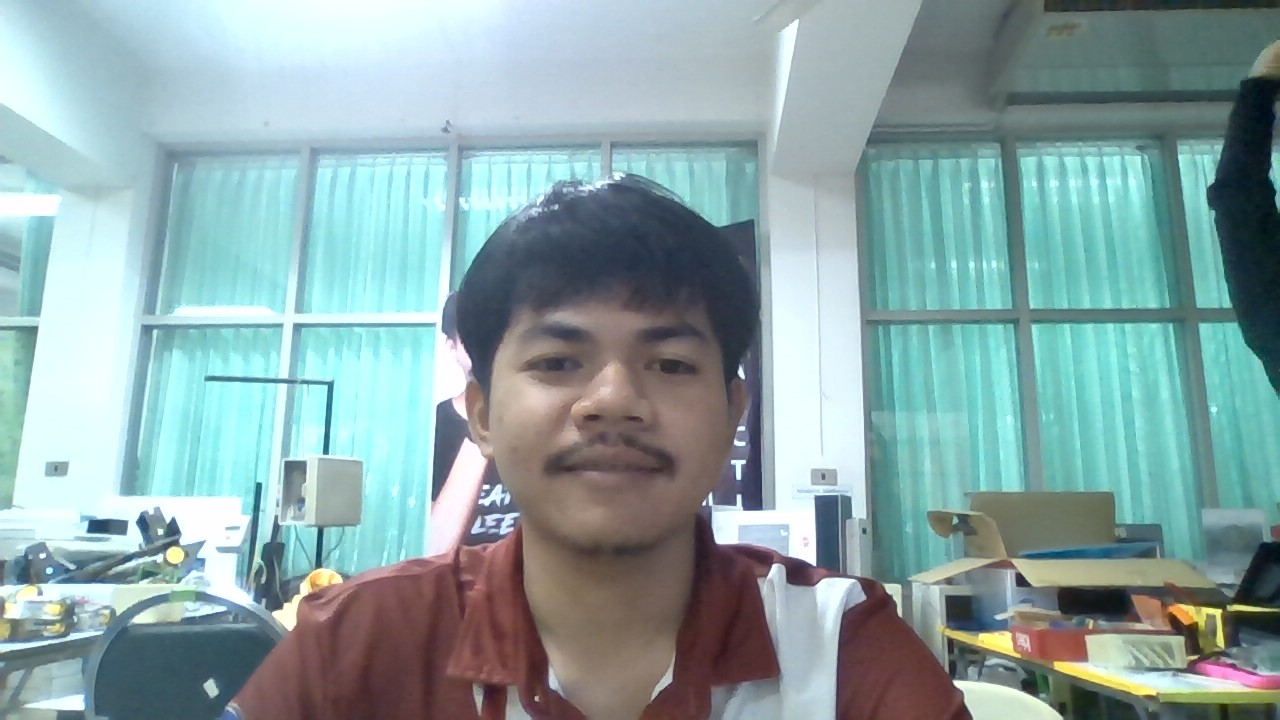
#> input picture Project_Ai/test/WIN_25690813_14_07_39_Pro.jpg, 1280 x 720 px
$ jupyter execute --allow-errors Test_Ai.ipynb
#> lines starting #> are read from the running program, lines starting #| are printed output that depends on the picture
# 🧪 Face Recognition Testing (YOLOv8 + LBPH)
ทดสอบระบบจดจำใบหน้า:
1. โหลดโมเดล LBPH + Config อัตโนมัติจาก `model_config.json`
2. ทดสอบภาพเดี่ยวจาก `test/`
3. ทดสอบ Batch ทั้งโฟลเดอร์ `test/`
4. ทดสอบ Live Webcam (Colab + Local)

[cell 1]
# 1. เชื่อมต่อ Google Drive
import os

try:
    from google.colab import drive
    drive.mount('/content/drive')
    print("✅ เชื่อมต่อ Google Drive สำเร็จ")
    IS_COLAB = True
except ImportError:
    print("ℹ️ รันใน Local Environment")
    IS_COLAB = False

[cell 2]
# 2. ติดตั้งและนำเข้าไลบรารี
import subprocess
import sys

def install_if_missing(package, import_name=None):
    try:
        __import__(import_name or package)
    except ImportError:
        print(f"กำลังติดตั้ง {package}...")
        subprocess.check_call([sys.executable, "-m", "pip", "install", package, "-q"])

install_if_missing("opencv-contrib-python", "cv2")
install_if_missing("ultralytics")

import os
import json
import cv2
import cv2.face
import numpy as np
import matplotlib.pyplot as plt
from ultralytics import YOLO

print(f"✅ OpenCV Version: {cv2.__version__}")

[cell 3]
# 3. ฟังก์ชัน Preprocessing + Confidence
CLAHE = cv2.createCLAHE(clipLimit=2.0, tileGridSize=(8, 8))

# [13 lines left out: functions preprocess_face, calculate_confidence_pct, not called in this run]

print("✅ ฟังก์ชัน Preprocessing พร้อมใช้งาน")

[cell 4]
# 4. โหลดโมเดล LBPH + Config + YOLOv8

# --- ค้นหา Config ---
possible_config_paths = [
    'model_config.json', './model_config.json', '../model_config.json',
    '/content/drive/MyDrive/Project_Ai/model_config.json',
    '/content/drive/My Drive/Project_Ai/model_config.json',
    os.path.join(os.getcwd(), 'model_config.json')
]

CONFIG_PATH = None
for p in possible_config_paths:
    if os.path.exists(p):
        CONFIG_PATH = p
        break

if CONFIG_PATH is not None:
    with open(CONFIG_PATH, 'r', encoding='utf-8') as f:
        config = json.load(f)
    label_dict = {int(k): v for k, v in config['label_dict'].items()}
    CONFIDENCE_THRESHOLD = config['optimal_threshold']
    MODEL_FILE = config.get('model_file', 'Project_Ai_model_v2.yml')
    TARGET_SIZE = tuple(config.get('target_size', [120, 120]))
    print(f"✅ โหลด Config สำเร็จจาก: {CONFIG_PATH}")
    print(f"   Threshold: {CONFIDENCE_THRESHOLD}")
    print(f"   F1-Score ตอน Train: {config.get('best_f1_score', 'N/A')}")
    print(f"   Accuracy ตอน Train: {config.get('best_accuracy', 'N/A')}")
else:
    print("⚠️ ไม่พบ model_config.json ใช้ค่า default")
    label_dict = {0: "Captun", 1: "Dream", 2: "Gun", 3: "Max", 4: "Rung"}
    CONFIDENCE_THRESHOLD = 55.0
    MODEL_FILE = 'Project_Ai_model_v2.yml'
    TARGET_SIZE = (120, 120)

print(f"📋 รายชื่อ: {label_dict}")

# --- โหลดโมเดล LBPH ---
config_dir = os.path.dirname(CONFIG_PATH) if CONFIG_PATH else '.'
possible_model_paths = [
    os.path.join(config_dir, MODEL_FILE),
    MODEL_FILE, f'./{MODEL_FILE}', f'../{MODEL_FILE}',
    f'/content/drive/MyDrive/Project_Ai/{MODEL_FILE}',
    f'/content/drive/My Drive/Project_Ai/{MODEL_FILE}',
    os.path.join(os.getcwd(), MODEL_FILE)
]

MODEL_PATH = None
for p in possible_model_paths:
    if os.path.exists(p):
        MODEL_PATH = p
        break

recognizer = cv2.face.LBPHFaceRecognizer_create()
#> (the rest of this cell did not finish here and is left out)

### 👤 5. ฟังก์ชันระบุตัวตน YOLOv8 + LBPH (พร้อม Fallback)

[cell 5]
# 5. ฟังก์ชันหลักระบุตัวตน
def recognize_and_display(image_input, confidence_threshold=CONFIDENCE_THRESHOLD,
                          title_prefix="Face Recognition"):
#> called with image_input = 'test/WIN_25690813_14_07_39_Pro.jpg', confidence_threshold = 55, title_prefix = 'Single Image Test'
    if isinstance(image_input, str):
        if not os.path.exists(image_input):
            print(f"❌ ไม่พบไฟล์ภาพ: {image_input}")
            return
        img = cv2.imread(image_input)
#> img is the input picture: shape (720, 1280, 3); mean B, G, R 166.2, 165.3, 138.7
    else:
        img = image_input.copy()

    if img is None:
        print("❌ ไม่สามารถเปิดภาพได้")
        return

    display_img = cv2.cvtColor(img, cv2.COLOR_BGR2RGB)
    gray = cv2.cvtColor(img, cv2.COLOR_BGR2GRAY)
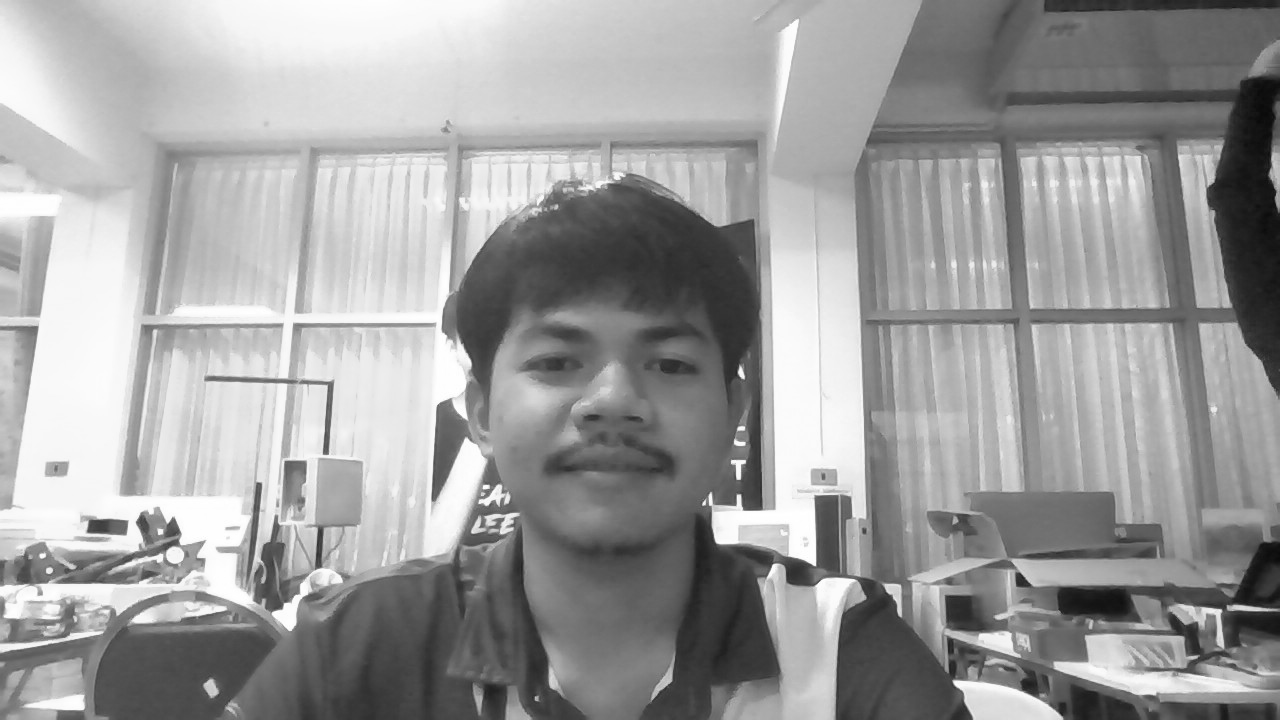
#> gray: shape (720, 1280); min 10, max 255, mean 157.4
    h_img, w_img = img.shape[:2]
#> h_img = 720; w_img = 1280

    # 1. YOLOv8 ตรวจจับบุคคล
    results = yolo_model(img, verbose=False, classes=[0])
    detected_faces = 0

    for r in results:
        for box in r.boxes:
            bx1, by1, bx2, by2 = map(int, box.xyxy[0])
            bx1, by1 = max(0, bx1), max(0, by1)
            bx2, by2 = min(w_img, bx2), min(h_img, by2)

            person_roi = gray[by1:by2, bx1:bx2]
            if person_roi.size == 0: continue

            faces = detect_faces_multi(person_roi)
            for (fx, fy, fw, fh) in faces:
                pad_x, pad_y = int(0.05*fw), int(0.05*fh)
                ax1 = max(0, bx1+fx-pad_x)
                ay1 = max(0, by1+fy-pad_y)
                ax2 = min(w_img, bx1+fx+fw+pad_x)
                ay2 = min(h_img, by1+fy+fh+pad_y)

                face_crop = gray[ay1:ay2, ax1:ax2]
                if face_crop.size == 0: continue

                face_proc = preprocess_face(face_crop, TARGET_SIZE)
                pred_id, dist = recognizer.predict(face_proc)
                conf_pct = calculate_confidence_pct(dist, confidence_threshold)

                if dist <= confidence_threshold:
                    name = label_dict.get(pred_id, f"ID:{pred_id}")
                    color = (0, 255, 0)
                    lbl = f"{name} {conf_pct:.0f}% (D:{dist:.1f})"
                else:
                    name = "Unknown"
                    color = (255, 0, 0)
                    lbl = f"{name} (D:{dist:.1f})"

                cv2.rectangle(display_img, (ax1,ay1), (ax2,ay2), color, 3)
                bw = int(len(lbl)*12)
                cv2.rectangle(display_img, (ax1, max(0,ay1-25)), (ax1+bw, max(0,ay1)), color, -1)
                cv2.putText(display_img, lbl, (ax1+5, max(15,ay1-7)),
                            cv2.FONT_HERSHEY_SIMPLEX, 0.5, (255,255,255), 2)
                detected_faces += 1

    # Fallback ถ้า YOLO ไม่พบ
    if detected_faces == 0:
        faces_fb = detect_faces_multi(gray)
        for (x, y, w, h) in faces_fb:
            pad_x, pad_y = int(0.05*w), int(0.05*h)
            x1, y1 = max(0, x-pad_x), max(0, y-pad_y)
            x2, y2 = min(w_img, x+w+pad_x), min(h_img, y+h+pad_y)
            face_crop = gray[y1:y2, x1:x2]
            if face_crop.size == 0: continue

            face_proc = preprocess_face(face_crop, TARGET_SIZE)
            pred_id, dist = recognizer.predict(face_proc)
            conf_pct = calculate_confidence_pct(dist, confidence_threshold)

            if dist <= confidence_threshold:
                name = label_dict.get(pred_id, "Unknown")
                color = (0, 255, 0)
                lbl = f"{name} {conf_pct:.0f}% (D:{dist:.1f})"
            else:
                name = "Unknown"
                color = (255, 0, 0)
                lbl = f"{name} (D:{dist:.1f})"

            cv2.rectangle(display_img, (x1,y1), (x2,y2), color, 3)
            bw = int(len(lbl)*12)
            cv2.rectangle(display_img, (x1, max(0,y1-25)), (x1+bw, max(0,y1)), color, -1)
            cv2.putText(display_img, lbl, (x1+5, max(15,y1-7)),
                        cv2.FONT_HERSHEY_SIMPLEX, 0.5, (255,255,255), 2)
            detected_faces += 1

    print(f"🔍 ตรวจพบ {detected_faces} ใบหน้า")
    plt.figure(figsize=(10, 8))
    plt.imshow(display_img)
    plt.title(f"{title_prefix} (Threshold: {confidence_threshold:.1f})")
    plt.axis('off')
    plt.show()

# ทดสอบภาพแรกจากโฟลเดอร์ test
test_folders = ['test', './test', '../test',
                '/content/drive/MyDrive/Project_Ai/test',
                '/content/drive/My Drive/Project_Ai/test']
#> (the rest of this cell did not finish here and is left out)

### 📂 6. Batch Testing ทุกภาพในโฟลเดอร์ test/

[cell 6]
# 6. Batch Testing (พร้อม Fallback)
possible_test_dirs = ['test', './test', '../test',
                      '/content/drive/MyDrive/Project_Ai/test',
                      '/content/drive/My Drive/Project_Ai/test']
TEST_DIR = None
for d in possible_test_dirs:
    if os.path.exists(d) and len(os.listdir(d)) > 0:
        TEST_DIR = d
        break

#> (the rest of this cell did not finish here and is left out)


$ run again, on Project_Ai/test/WIN_25690813_14_07_55_Pro.jpg
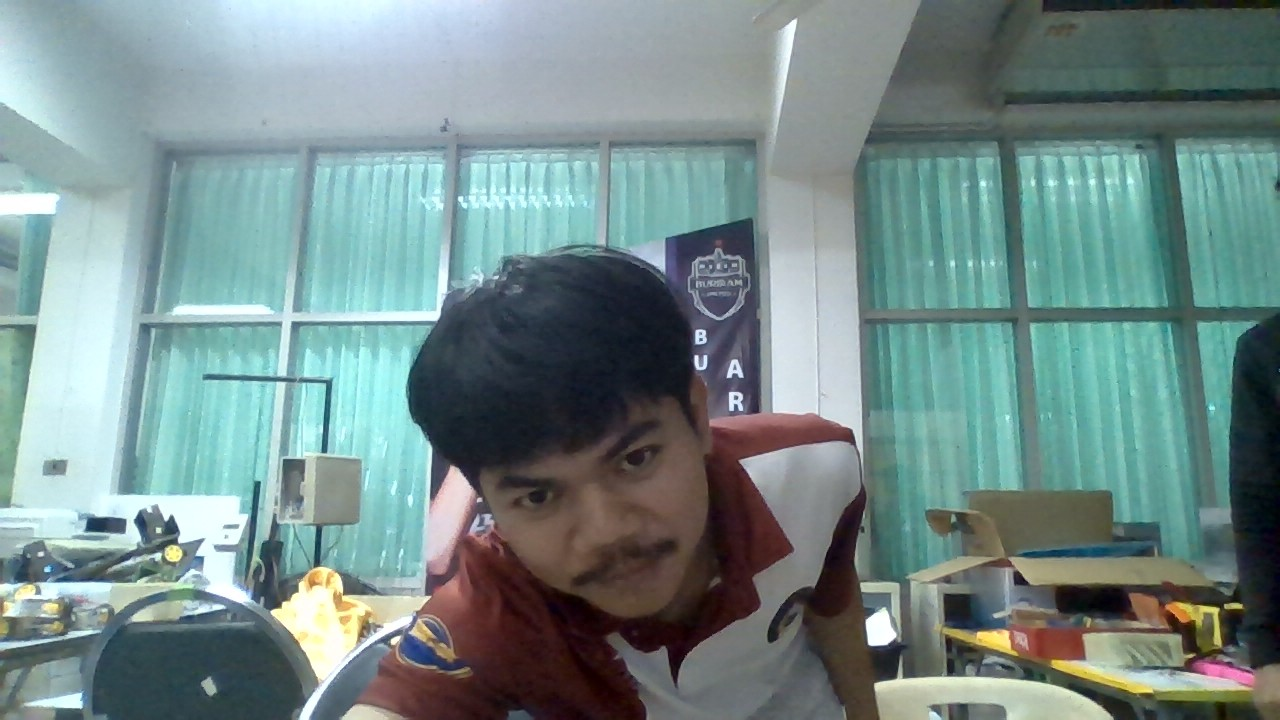
#> input picture Project_Ai/test/WIN_25690813_14_07_55_Pro.jpg, 1280 x 720 px
#> in recognize_and_display, img is the input picture: shape (720, 1280, 3); mean B, G, R 138, 139.3, 116.9
#> in recognize_and_display, `gray = cv2.cvtColor(img, cv2.COLOR_BGR2GRAY)`:
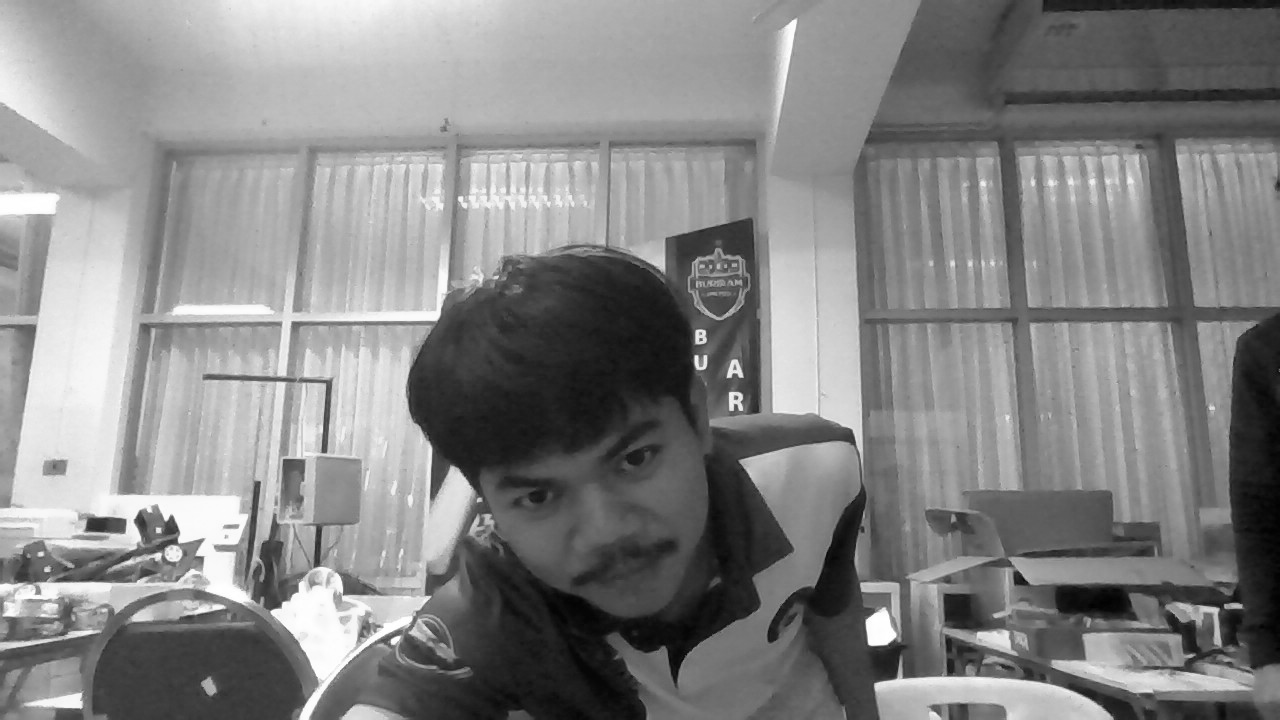
#> gray: shape (720, 1280); min 1, max 255, mean 132.4

$ run again, on Project_Ai/test/WIN_25690813_14_08_02_Pro.jpg
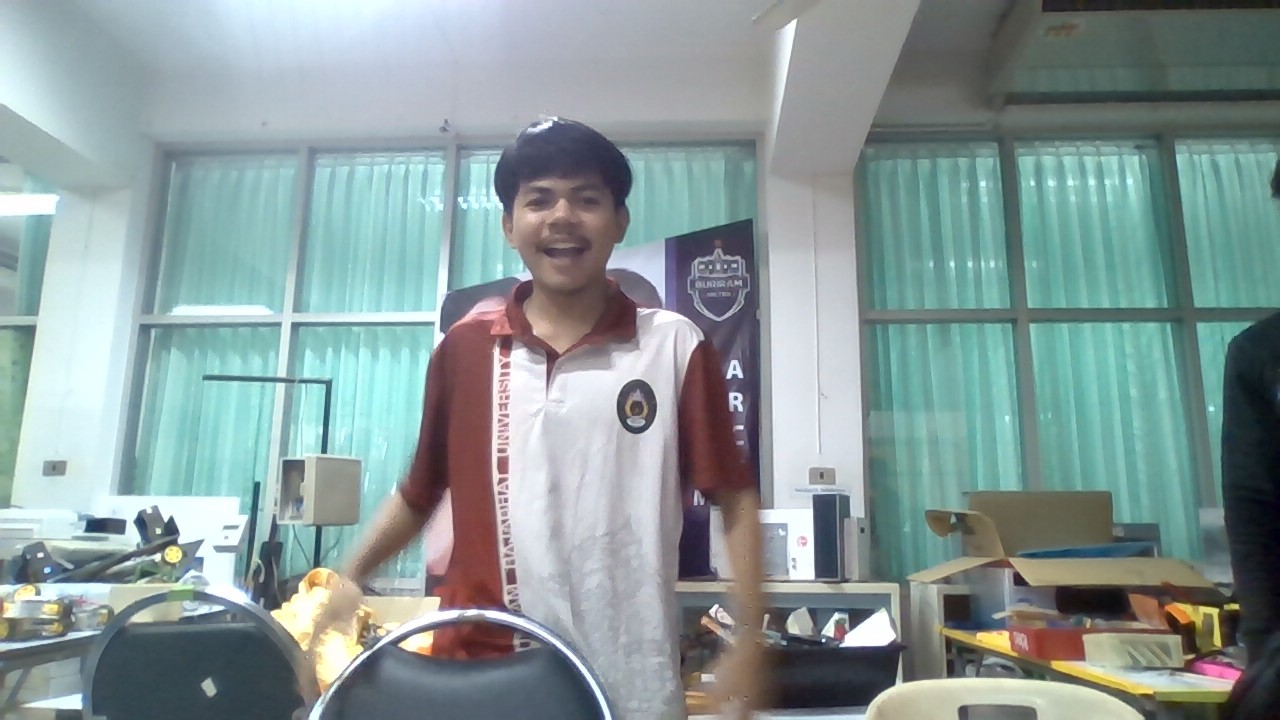
#> input picture Project_Ai/test/WIN_25690813_14_08_02_Pro.jpg, 1280 x 720 px
#> in recognize_and_display, img is the input picture: shape (720, 1280, 3); mean B, G, R 153.1, 153.5, 136.4
#> in recognize_and_display, `gray = cv2.cvtColor(img, cv2.COLOR_BGR2GRAY)`:
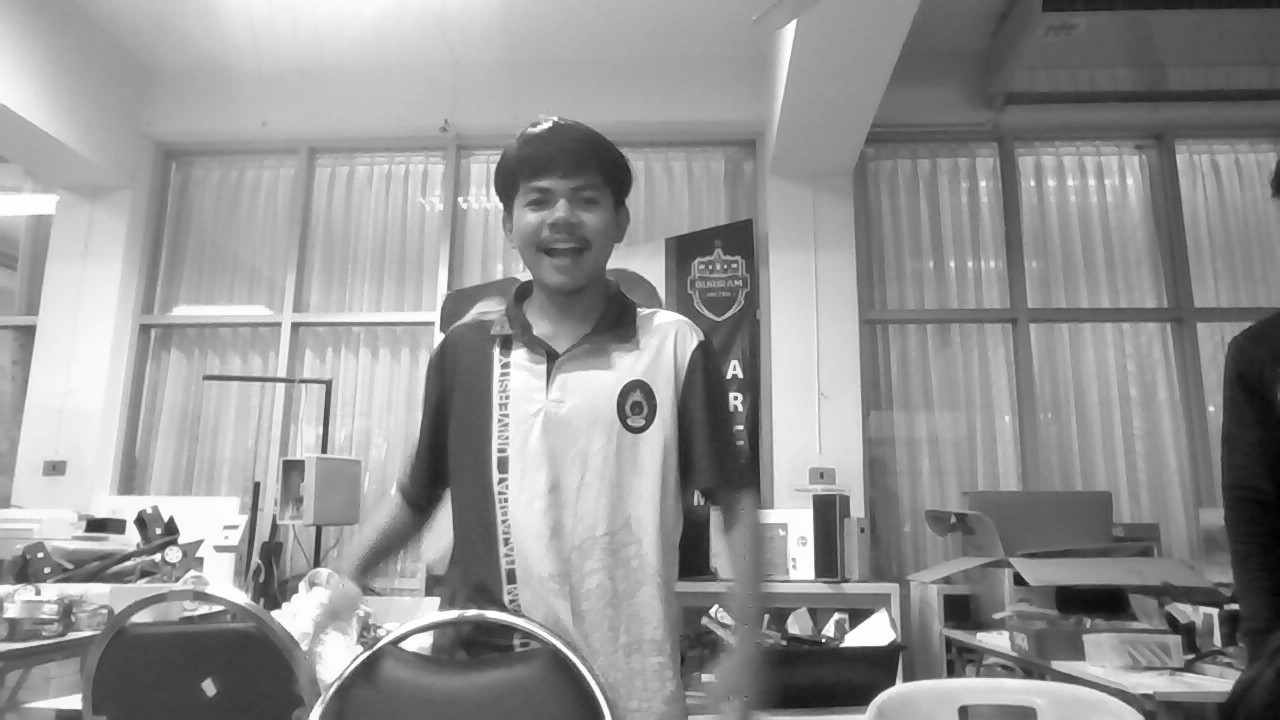
#> gray: shape (720, 1280); min 2, max 255, mean 148.3

$ run again, on Project_Ai/test/WIN_25690813_14_08_06_Pro.jpg
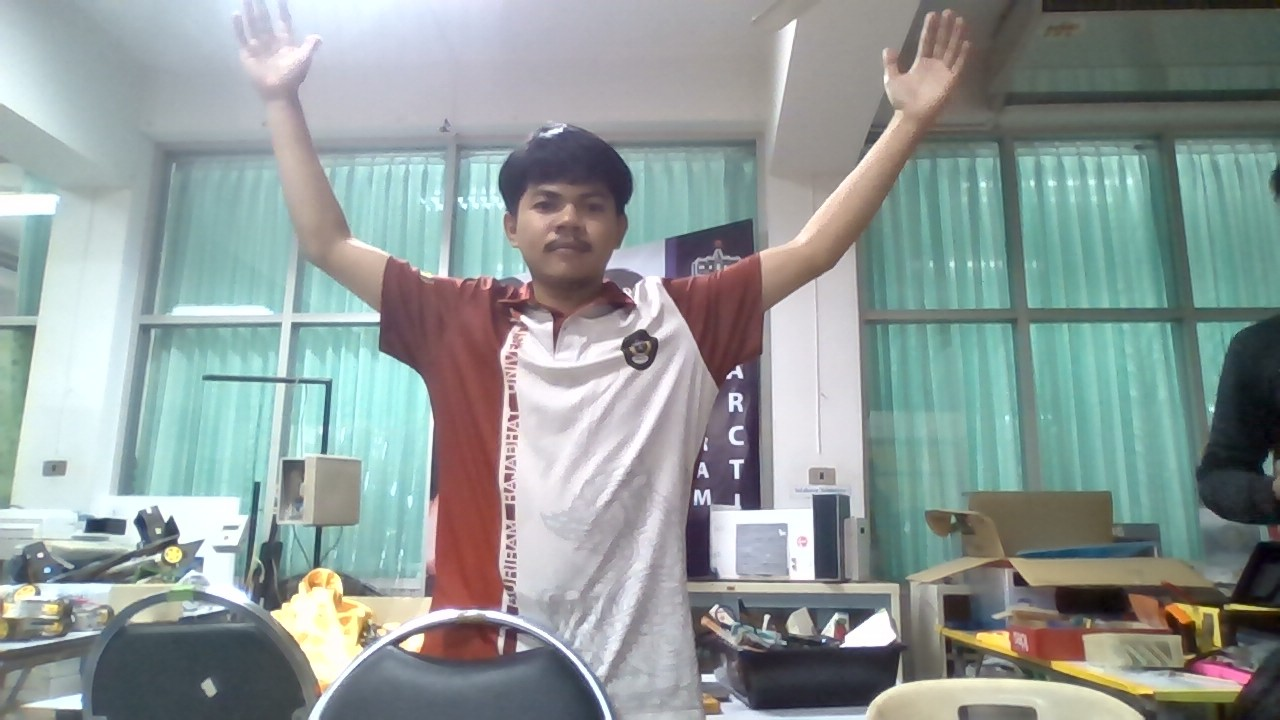
#> input picture Project_Ai/test/WIN_25690813_14_08_06_Pro.jpg, 1280 x 720 px
#> in recognize_and_display, img is the input picture: shape (720, 1280, 3); mean B, G, R 153, 154.7, 143.6
#> in recognize_and_display, `gray = cv2.cvtColor(img, cv2.COLOR_BGR2GRAY)`:
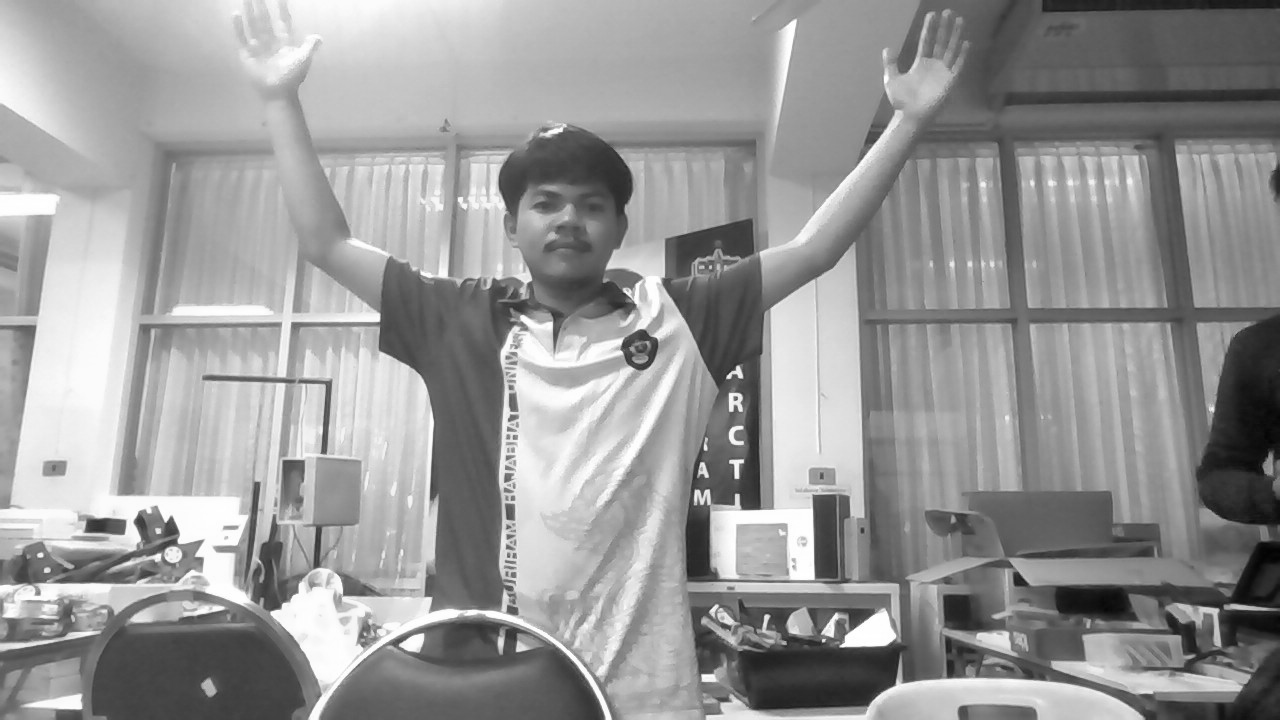
#> gray: shape (720, 1280); min 2, max 255, mean 151.2
